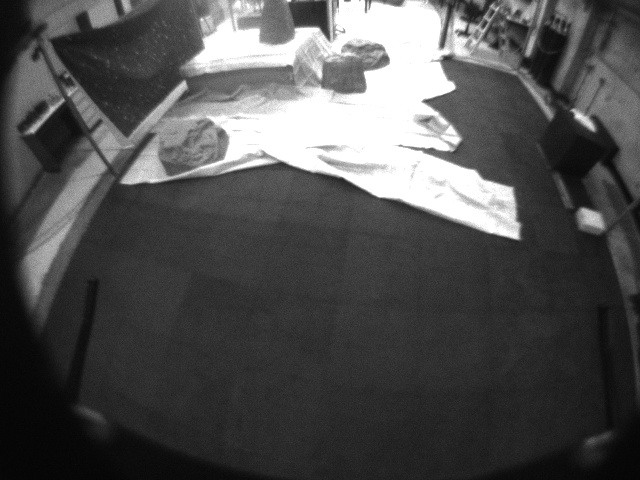
#> input picture rb5_flight/src/rb5_navigation/vision/img_center/image_0006.jpg, 640 x 480 px, found by its file name
$ python img_to_binary.py
#> lines starting #> are read from the running program, lines starting #| are printed output that depends on the picture; after the words box and inside, x2 and y2 are one past the last pixel; in counts of white or black regions, pixels touching at a corner belong together
import cv2 # Import OpenCV

# read the image file
img = cv2.imread('/ros_ws/rb5-flight-summer-dev_ws/rb5_flight/src/rb5_navigation/vision/images_captured/image_0006.jpg')
#> img is the input picture: shape (480, 640, 3); min 3, max 255, mean 79.4

ret, bw_img = cv2.threshold(img, 220, 255, cv2.THRESH_BINARY)
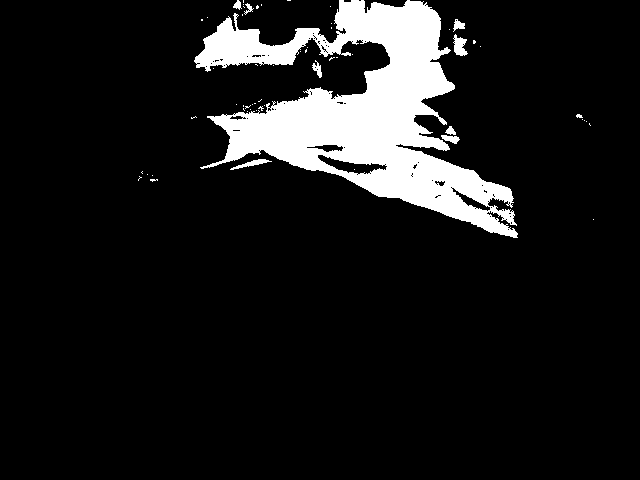
#> bw_img: shape (480, 640, 3); 10.1% white; 58 white regions (48 under 20 px), largest, box (x1, y1, x2, y2) and area: (194, 0, 518, 238) 30149, (453, 34, 468, 56) 200, (230, 159, 272, 170) 150

# converting to its binary form
bw = cv2.threshold(img, 240, 255, cv2.THRESH_BINARY)

# Display and save image
cv2.imshow("Binary", bw_img)
cv2.imwrite("/ros_ws/rb5-flight-summer-dev_ws/rb5_flight/src/rb5_navigation/vision/images_captured/map_from_img2.png", bw_img)
cv2.waitKey(0)
cv2.destroyAllWindows()

$ run again, with rb5_flight/src/rb5_navigation/vision/img_center/image_0001.jpg copied over rb5_flight/src/rb5_navigation/vision/img_center/image_0006.jpg
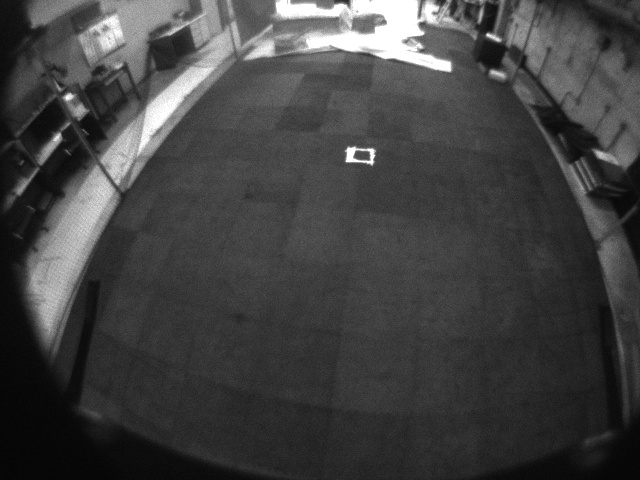
#> input picture rb5_flight/src/rb5_navigation/vision/img_center/image_0001.jpg, 640 x 480 px, found by its file name
#> img is the input picture: shape (480, 640, 3); min 3, max 255, mean 66
#> `ret, bw_img = cv2.threshold(img, 220, 255, cv2.THRESH_BINARY)`:
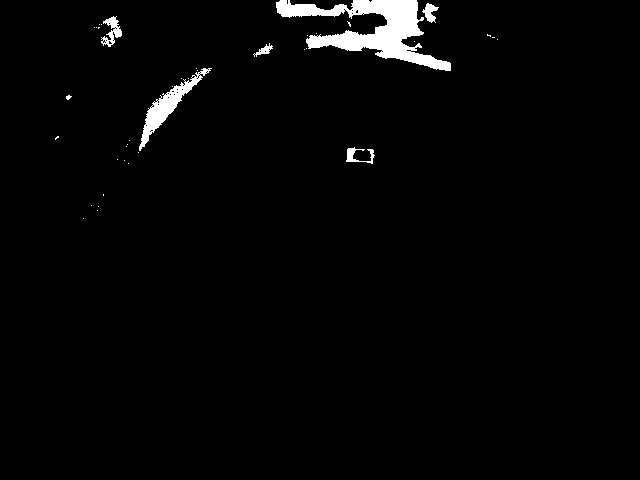
#> bw_img: shape (480, 640, 3); 2.2% white; 39 white regions (33 under 20 px), largest, box (x1, y1, x2, y2) and area: (276, 0, 451, 71) 4703, (139, 68, 212, 151) 1218, (101, 16, 122, 47) 291, (346, 147, 375, 164) 191, (422, 3, 439, 23) 172, (253, 43, 273, 57) 102
